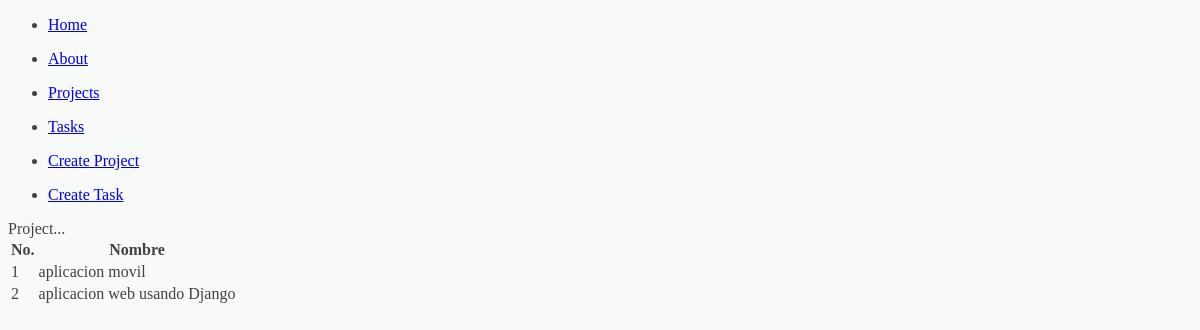
Page /home/projects/ on the earlier database version.
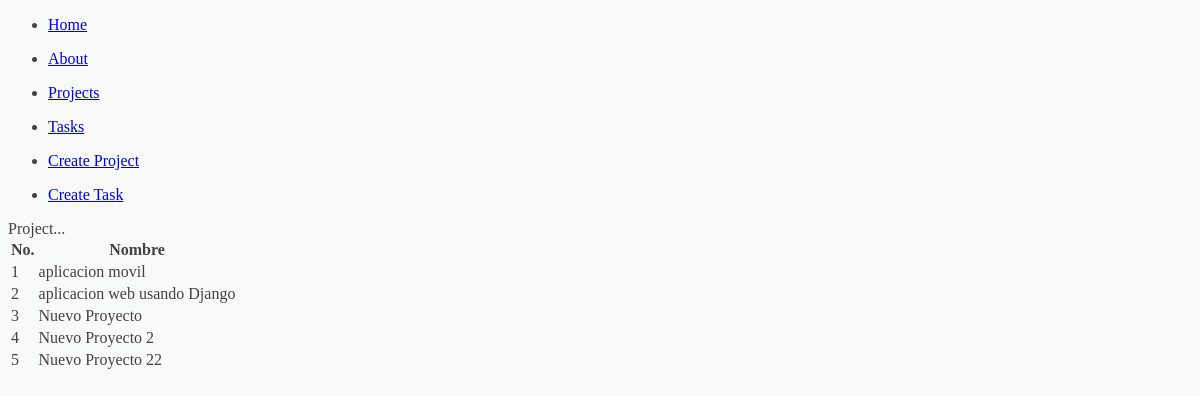
Same page on the later database version.
### myapp/models.py (models this page shows, shortened)
class Project(models.Model):
    name = models.CharField(max_length=200)

### myapp/views.py (the view)
# urls.py: path('projects/', views.projects, name="projects"),
def projects(request):
    projects = Project.objects.all()
    template='project/project.html'
    return render(request, template,{
        'projects':projects
    })

### myapp/templates/project/project.html (shortened to what this page needs)
{% extends 'base.html' %}
{% block content %}
<!DOCTYPE html>
<html>
<head>
    <link rel='stylesheet' type='text/css' media='screen' href='main.css'>
</head>
<body>
    Project...
    <table>
        <tr>
            <th>No.</th>
            <th>Nombre</th>
        </tr>
        {% for project in projects %}
            <tr>
                <td>{{ forloop.counter }}</td>
                <td>{{ project.name }}</td>
            </tr>
        {% endfor %}
    </table>
</body>
</html>
{% endblock %}

Differences in the rows shown:
added Project: name "Nuevo Proyecto"
added Project: name "Nuevo Proyecto 2"
added Project: name "Nuevo Proyecto 22"
